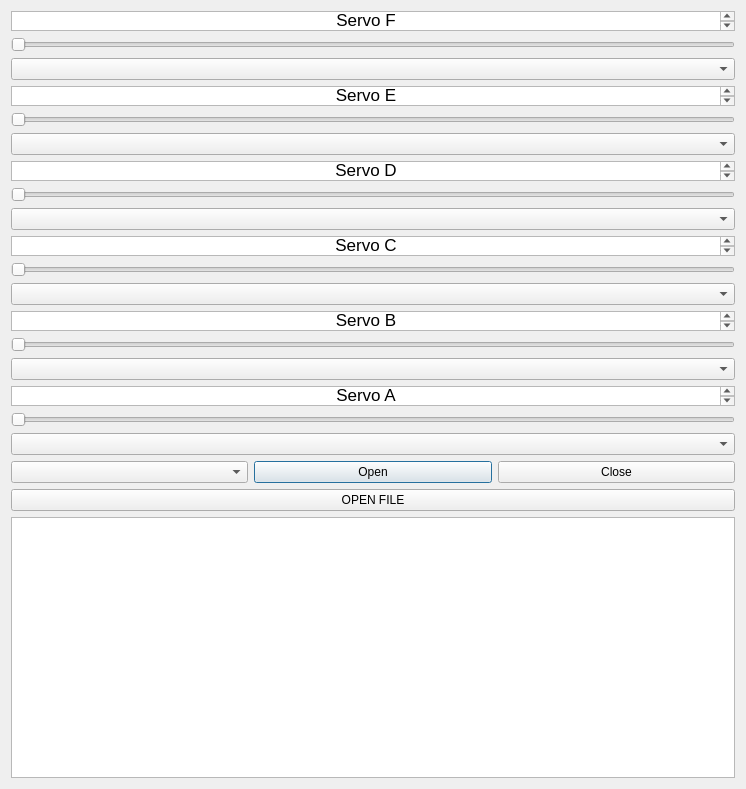
<?xml version="1.0" encoding="UTF-8"?>
<ui version="4.0">
 <class>Dialog</class>
 <widget class="QDialog" name="Dialog">
  <property name="geometry">
   <rect>
    <x>0</x>
    <y>0</y>
    <width>746</width>
    <height>789</height>
   </rect>
  </property>
  <property name="maximumSize">
   <size>
    <width>16777215</width>
    <height>1000000</height>
   </size>
  </property>
  <property name="windowTitle">
   <string>Dialog</string>
  </property>
  <layout class="QVBoxLayout" name="verticalLayout_2">
   <item>
    <layout class="QVBoxLayout" name="verticalLayout_7">
     <item>
      <widget class="QTextEdit" name="ServoF">
       <property name="maximumSize">
        <size>
         <width>16777215</width>
         <height>20</height>
        </size>
       </property>
       <property name="html">
        <string>&lt;!DOCTYPE HTML PUBLIC &quot;-//W3C//DTD HTML 4.0//EN&quot; &quot;http://www.w3.org/TR/REC-html40/strict.dtd&quot;&gt;
&lt;html&gt;&lt;head&gt;&lt;meta name=&quot;qrichtext&quot; content=&quot;1&quot; /&gt;&lt;style type=&quot;text/css&quot;&gt;
p, li { white-space: pre-wrap; }
&lt;/style&gt;&lt;/head&gt;&lt;body style=&quot; font-family:'.AppleSystemUIFont'; font-size:13pt; font-weight:400; font-style:normal;&quot;&gt;
&lt;p align=&quot;center&quot; style=&quot; margin-top:0px; margin-bottom:0px; margin-left:0px; margin-right:0px; -qt-block-indent:0; text-indent:0px;&quot;&gt;Servo F&lt;/p&gt;&lt;/body&gt;&lt;/html&gt;</string>
       </property>
      </widget>
     </item>
     <item>
      <widget class="QSlider" name="PortsliderF">
       <property name="orientation">
        <enum>Qt::Horizontal</enum>
       </property>
      </widget>
     </item>
     <item>
      <widget class="QComboBox" name="comboBox_7"/>
     </item>
    </layout>
   </item>
   <item>
    <layout class="QVBoxLayout" name="verticalLayout_6">
     <item>
      <widget class="QTextEdit" name="ServoE">
       <property name="maximumSize">
        <size>
         <width>16777215</width>
         <height>20</height>
        </size>
       </property>
       <property name="html">
        <string>&lt;!DOCTYPE HTML PUBLIC &quot;-//W3C//DTD HTML 4.0//EN&quot; &quot;http://www.w3.org/TR/REC-html40/strict.dtd&quot;&gt;
&lt;html&gt;&lt;head&gt;&lt;meta name=&quot;qrichtext&quot; content=&quot;1&quot; /&gt;&lt;style type=&quot;text/css&quot;&gt;
p, li { white-space: pre-wrap; }
&lt;/style&gt;&lt;/head&gt;&lt;body style=&quot; font-family:'.AppleSystemUIFont'; font-size:13pt; font-weight:400; font-style:normal;&quot;&gt;
&lt;p align=&quot;center&quot; style=&quot; margin-top:0px; margin-bottom:0px; margin-left:0px; margin-right:0px; -qt-block-indent:0; text-indent:0px;&quot;&gt;Servo E&lt;/p&gt;&lt;/body&gt;&lt;/html&gt;</string>
       </property>
      </widget>
     </item>
     <item>
      <widget class="QSlider" name="PortsliderE">
       <property name="orientation">
        <enum>Qt::Horizontal</enum>
       </property>
      </widget>
     </item>
     <item>
      <widget class="QComboBox" name="comboBox_6"/>
     </item>
    </layout>
   </item>
   <item>
    <layout class="QVBoxLayout" name="verticalLayout_5">
     <item>
      <widget class="QTextEdit" name="ServoD">
       <property name="maximumSize">
        <size>
         <width>16777215</width>
         <height>20</height>
        </size>
       </property>
       <property name="html">
        <string>&lt;!DOCTYPE HTML PUBLIC &quot;-//W3C//DTD HTML 4.0//EN&quot; &quot;http://www.w3.org/TR/REC-html40/strict.dtd&quot;&gt;
&lt;html&gt;&lt;head&gt;&lt;meta name=&quot;qrichtext&quot; content=&quot;1&quot; /&gt;&lt;style type=&quot;text/css&quot;&gt;
p, li { white-space: pre-wrap; }
&lt;/style&gt;&lt;/head&gt;&lt;body style=&quot; font-family:'.AppleSystemUIFont'; font-size:13pt; font-weight:400; font-style:normal;&quot;&gt;
&lt;p align=&quot;center&quot; style=&quot; margin-top:0px; margin-bottom:0px; margin-left:0px; margin-right:0px; -qt-block-indent:0; text-indent:0px;&quot;&gt;Servo D&lt;/p&gt;&lt;/body&gt;&lt;/html&gt;</string>
       </property>
      </widget>
     </item>
     <item>
      <widget class="QSlider" name="PortsliderD">
       <property name="orientation">
        <enum>Qt::Horizontal</enum>
       </property>
      </widget>
     </item>
     <item>
      <widget class="QComboBox" name="comboBox_5"/>
     </item>
    </layout>
   </item>
   <item>
    <layout class="QVBoxLayout" name="verticalLayout_4">
     <item>
      <widget class="QTextEdit" name="ServoC">
       <property name="maximumSize">
        <size>
         <width>16777215</width>
         <height>20</height>
        </size>
       </property>
       <property name="html">
        <string>&lt;!DOCTYPE HTML PUBLIC &quot;-//W3C//DTD HTML 4.0//EN&quot; &quot;http://www.w3.org/TR/REC-html40/strict.dtd&quot;&gt;
&lt;html&gt;&lt;head&gt;&lt;meta name=&quot;qrichtext&quot; content=&quot;1&quot; /&gt;&lt;style type=&quot;text/css&quot;&gt;
p, li { white-space: pre-wrap; }
&lt;/style&gt;&lt;/head&gt;&lt;body style=&quot; font-family:'.AppleSystemUIFont'; font-size:13pt; font-weight:400; font-style:normal;&quot;&gt;
&lt;p align=&quot;center&quot; style=&quot; margin-top:0px; margin-bottom:0px; margin-left:0px; margin-right:0px; -qt-block-indent:0; text-indent:0px;&quot;&gt;Servo C&lt;/p&gt;&lt;/body&gt;&lt;/html&gt;</string>
       </property>
      </widget>
     </item>
     <item>
      <widget class="QSlider" name="PortsliderC">
       <property name="orientation">
        <enum>Qt::Horizontal</enum>
       </property>
      </widget>
     </item>
     <item>
      <widget class="QComboBox" name="comboBox_4"/>
     </item>
    </layout>
   </item>
   <item>
    <layout class="QVBoxLayout" name="verticalLayout_3">
     <item>
      <widget class="QTextEdit" name="ServoB">
       <property name="maximumSize">
        <size>
         <width>16777215</width>
         <height>20</height>
        </size>
       </property>
       <property name="html">
        <string>&lt;!DOCTYPE HTML PUBLIC &quot;-//W3C//DTD HTML 4.0//EN&quot; &quot;http://www.w3.org/TR/REC-html40/strict.dtd&quot;&gt;
&lt;html&gt;&lt;head&gt;&lt;meta name=&quot;qrichtext&quot; content=&quot;1&quot; /&gt;&lt;style type=&quot;text/css&quot;&gt;
p, li { white-space: pre-wrap; }
&lt;/style&gt;&lt;/head&gt;&lt;body style=&quot; font-family:'.AppleSystemUIFont'; font-size:13pt; font-weight:400; font-style:normal;&quot;&gt;
&lt;p align=&quot;center&quot; style=&quot; margin-top:0px; margin-bottom:0px; margin-left:0px; margin-right:0px; -qt-block-indent:0; text-indent:0px;&quot;&gt;Servo B&lt;/p&gt;
&lt;p align=&quot;center&quot; style=&quot;-qt-paragraph-type:empty; margin-top:0px; margin-bottom:0px; margin-left:0px; margin-right:0px; -qt-block-indent:0; text-indent:0px;&quot;&gt;&lt;br /&gt;&lt;/p&gt;&lt;/body&gt;&lt;/html&gt;</string>
       </property>
      </widget>
     </item>
     <item>
      <widget class="QSlider" name="PortsliderB">
       <property name="orientation">
        <enum>Qt::Horizontal</enum>
       </property>
      </widget>
     </item>
     <item>
      <widget class="QComboBox" name="comboBox_3"/>
     </item>
    </layout>
   </item>
   <item>
    <layout class="QVBoxLayout" name="Slider1">
     <item>
      <widget class="QTextEdit" name="ServoA">
       <property name="maximumSize">
        <size>
         <width>16777215</width>
         <height>20</height>
        </size>
       </property>
       <property name="baseSize">
        <size>
         <width>0</width>
         <height>0</height>
        </size>
       </property>
       <property name="html">
        <string>&lt;!DOCTYPE HTML PUBLIC &quot;-//W3C//DTD HTML 4.0//EN&quot; &quot;http://www.w3.org/TR/REC-html40/strict.dtd&quot;&gt;
&lt;html&gt;&lt;head&gt;&lt;meta name=&quot;qrichtext&quot; content=&quot;1&quot; /&gt;&lt;style type=&quot;text/css&quot;&gt;
p, li { white-space: pre-wrap; }
&lt;/style&gt;&lt;/head&gt;&lt;body style=&quot; font-family:'.AppleSystemUIFont'; font-size:13pt; font-weight:400; font-style:normal;&quot;&gt;
&lt;p align=&quot;center&quot; style=&quot; margin-top:0px; margin-bottom:0px; margin-left:0px; margin-right:0px; -qt-block-indent:0; text-indent:0px;&quot;&gt;Servo A&lt;/p&gt;&lt;/body&gt;&lt;/html&gt;</string>
       </property>
      </widget>
     </item>
     <item>
      <widget class="QSlider" name="PortsliderA">
       <property name="orientation">
        <enum>Qt::Horizontal</enum>
       </property>
      </widget>
     </item>
     <item>
      <widget class="QComboBox" name="comboBox_2"/>
     </item>
    </layout>
   </item>
   <item>
    <layout class="QGridLayout" name="gridLayout">
     <item row="0" column="0">
      <widget class="QComboBox" name="PortCombobox"/>
     </item>
     <item row="0" column="1">
      <widget class="QPushButton" name="OPENPORT">
       <property name="text">
        <string>Open</string>
       </property>
      </widget>
     </item>
     <item row="0" column="2">
      <widget class="QPushButton" name="CLOSEPORT">
       <property name="text">
        <string>Close</string>
       </property>
      </widget>
     </item>
    </layout>
   </item>
   <item>
    <layout class="QVBoxLayout" name="verticalLayout">
     <item>
      <widget class="QPushButton" name="OPENFILEPORT">
       <property name="text">
        <string>OPEN FILE</string>
       </property>
      </widget>
     </item>
     <item>
      <widget class="QListWidget" name="listWidget"/>
     </item>
    </layout>
   </item>
  </layout>
 </widget>
 <resources/>
 <connections/>
</ui>
